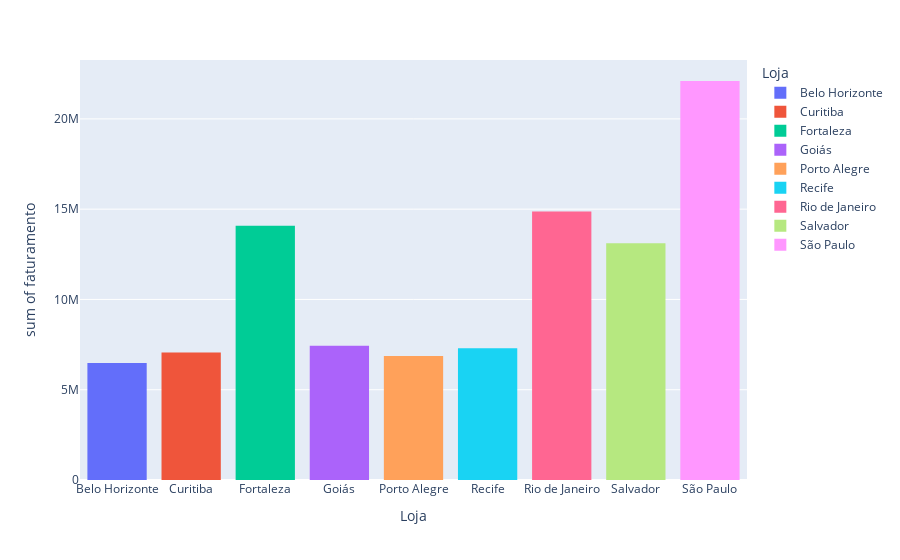

The notebook cell saved with this chart:
### Code cell
import plotly.express as px # type: ignore
import numpy as np # type: ignore
import matplotlib.pyplot as plt # type: ignore

print('-'*150)
print('LOJA QUE MAIS FATUROU')
print('-'*150)
print('*'*150)


t_loja=total.groupby('Loja').sum()
t_loja = t_loja[['faturamento']]
t_loja['faturamento'] = t_loja['faturamento'] #apply(formatar)
display(t_loja)
px.histogram(total, x='Loja',color='Loja', y='faturamento')

### Figure 1 — Plotly figure (JSON) as saved in the notebook; plotly's stock layout.template omitted (floating-point values rounded to 4 significant figures; data arrays with more than 128 entries replaced by an {"elided": "..."} marker saying what was removed)
{"data": [{"alignmentgroup": "True", "bingroup": "x", "histfunc": "sum", "hovertemplate": "Loja=%{x}<br>sum of faturamento=%{y}<extra></extra>", "legendgroup": "Belo Horizonte", "marker": {"color": "#636efa", "pattern": {"shape": ""}}, "name": "Belo Horizonte", "offsetgroup": "Belo Horizonte", "orientation": "v", "showlegend": true, "type": "histogram", "x": {"elided": "649 str values"}, "xaxis": "x", "y": {"elided": "649 int values"}, "yaxis": "y"}, {"alignmentgroup": "True", "bingroup": "x", "histfunc": "sum", "hovertemplate": "Loja=%{x}<br>sum of faturamento=%{y}<extra></extra>", "legendgroup": "Curitiba", "marker": {"color": "#EF553B", "pattern": {"shape": ""}}, "name": "Curitiba", "offsetgroup": "Curitiba", "orientation": "v", "showlegend": true, "type": "histogram", "x": {"elided": "719 str values"}, "xaxis": "x", "y": {"elided": "719 int values"}, "yaxis": "y"}, {"alignmentgroup": "True", "bingroup": "x", "histfunc": "sum", "hovertemplate": "Loja=%{x}<br>sum of faturamento=%{y}<extra></extra>", "legendgroup": "Fortaleza", "marker": {"color": "#00cc96", "pattern": {"shape": ""}}, "name": "Fortaleza", "offsetgroup": "Fortaleza", "orientation": "v", "showlegend": true, "type": "histogram", "x": {"elided": "1447 str values"}, "xaxis": "x", "y": {"elided": "1447 int values"}, "yaxis": "y"}, {"alignmentgroup": "True", "bingroup": "x", "histfunc": "sum", "hovertemplate": "Loja=%{x}<br>sum of faturamento=%{y}<extra></extra>", "legendgroup": "Goiás", "marker": {"color": "#ab63fa", "pattern": {"shape": ""}}, "name": "Goiás", "offsetgroup": "Goiás", "orientation": "v", "showlegend": true, "type": "histogram", "x": {"elided": "732 str values"}, "xaxis": "x", "y": {"elided": "732 int values"}, "yaxis": "y"}, {"alignmentgroup": "True", "bingroup": "x", "histfunc": "sum", "hovertemplate": "Loja=%{x}<br>sum of faturamento=%{y}<extra></extra>", "legendgroup": "Porto Alegre", "marker": {"color": "#FFA15A", "pattern": {"shape": ""}}, "name": "Porto Alegre", "offsetgroup": "Porto Alegre", "orientation": "v", "showlegend": true, "type": "histogram", "x": {"elided": "704 str values"}, "xaxis": "x", "y": {"elided": "704 int values"}, "yaxis": "y"}, {"alignmentgroup": "True", "bingroup": "x", "histfunc": "sum", "hovertemplate": "Loja=%{x}<br>sum of faturamento=%{y}<extra></extra>", "legendgroup": "Recife", "marker": {"color": "#19d3f3", "pattern": {"shape": ""}}, "name": "Recife", "offsetgroup": "Recife", "orientation": "v", "showlegend": true, "type": "histogram", "x": {"elided": "725 str values"}, "xaxis": "x", "y": {"elided": "725 int values"}, "yaxis": "y"}, {"alignmentgroup": "True", "bingroup": "x", "histfunc": "sum", "hovertemplate": "Loja=%{x}<br>sum of faturamento=%{y}<extra></extra>", "legendgroup": "Rio de Janeiro", "marker": {"color": "#FF6692", "pattern": {"shape": ""}}, "name": "Rio de Janeiro", "offsetgroup": "Rio de Janeiro", "orientation": "v", "showlegend": true, "type": "histogram", "x": {"elided": "1467 str values"}, "xaxis": "x", "y": {"elided": "1467 int values"}, "yaxis": "y"}, {"alignmentgroup": "True", "bingroup": "x", "histfunc": "sum", "hovertemplate": "Loja=%{x}<br>sum of faturamento=%{y}<extra></extra>", "legendgroup": "Salvador", "marker": {"color": "#B6E880", "pattern": {"shape": ""}}, "name": "Salvador", "offsetgroup": "Salvador", "orientation": "v", "showlegend": true, "type": "histogram", "x": {"elided": "1330 str values"}, "xaxis": "x", "y": {"elided": "1330 int values"}, "yaxis": "y"}, {"alignmentgroup": "True", "bingroup": "x", "histfunc": "sum", "hovertemplate": "Loja=%{x}<br>sum of faturamento=%{y}<extra></extra>", "legendgroup": "São Paulo", "marker": {"color": "#FF97FF", "pattern": {"shape": ""}}, "name": "São Paulo", "offsetgroup": "São Paulo", "orientation": "v", "showlegend": true, "type": "histogram", "x": {"elided": "2226 str values"}, "xaxis": "x", "y": {"elided": "2226 int values"}, "yaxis": "y"}], "layout": {"barmode": "relative", "legend": {"title": {"text": "Loja"}, "tracegroupgap": 0}, "margin": {"t": 60}, "xaxis": {"anchor": "y", "categoryarray": ["Belo Horizonte", "Curitiba", "Fortaleza", "Goiás", "Porto Alegre", "Recife", "Rio de Janeiro", "Salvador", "São Paulo"], "categoryorder": "array", "domain": [0, 1], "title": {"text": "Loja"}}, "yaxis": {"anchor": "x", "domain": [0, 1], "title": {"text": "sum of faturamento"}}}}
